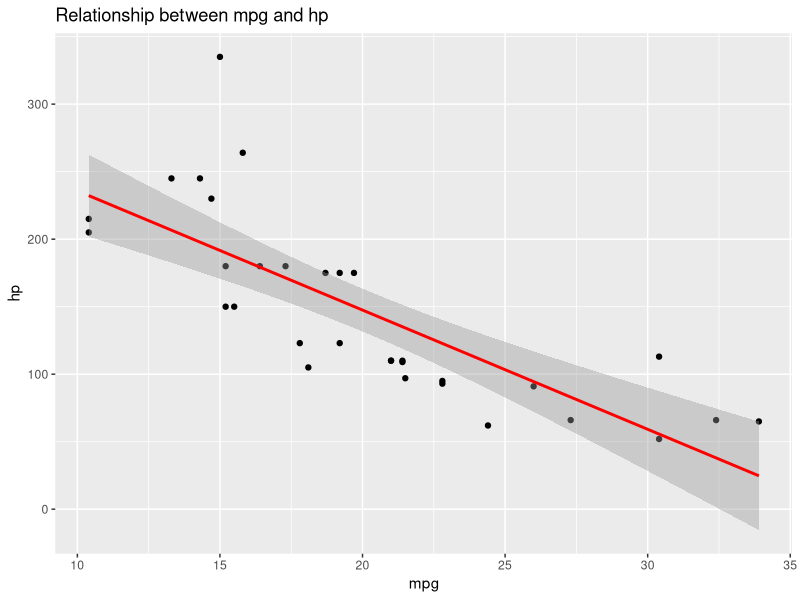

This figure's R source:
library(caret)

### Installing caret package in RStudio by default installs all the dependencies

### all details about package caret can be found here: http://topepo.github.io/caret/index.html
### if any script requires installation of additional packages, please install it.

## multiple variable
regressControl  <- trainControl(method="repeatedcv",
                                number = 4,
                                repeats = 5
) 

regress <- train(mpg ~ .,
                 data = mtcars,
                 method  = "lm",
                 trControl = regressControl, 
                 tuneGrid  = expand.grid(intercept = FALSE))
regress

summary(regress)

## single variable

regress2 <- train(mpg ~ hp,
                 data = mtcars,
                 method  = "lm",
                 trControl = regressControl, 
                 tuneGrid  = expand.grid(intercept = FALSE))
regress2

qplot(mpg, hp, data = mtcars, main = "Relationship between mpg and hp") +
  stat_smooth(method="lm", col="red")
